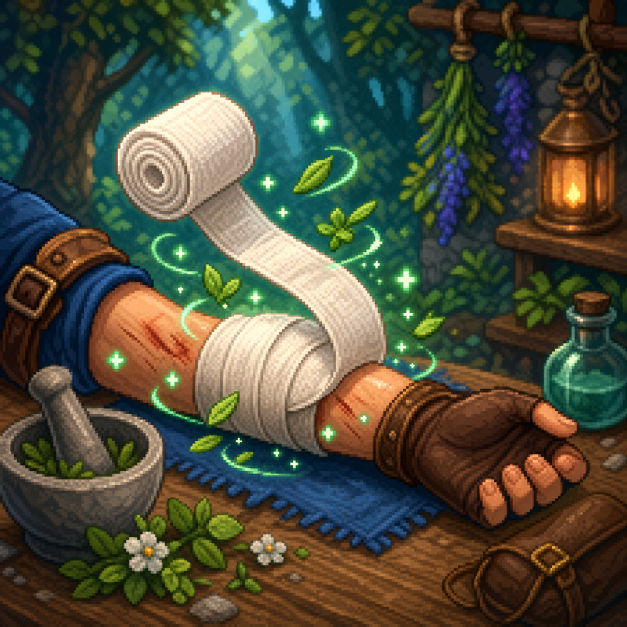
#> input picture battle-card-assets/cards/raw/card_art_1.png, 1254 x 1254 px, found by its file name (shown at 1/2 size); its folder holds only this picture in this run
$ python process_assets.py
#> lines starting #> are read from the running program, lines starting #| are printed output that depends on the picture
#> in process_cards, source is the input picture: PIL image 1254x1254 RGB; mean R, G, B 75.5, 77.7, 60.1
from pathlib import Path

from PIL import Image, ImageDraw, ImageFilter


ROOT = Path(r"D:\Homepage Dev\battle-card-assets")
CARD_RAW = ROOT / "cards" / "raw"
CARD_FINAL = ROOT / "cards" / "final"
STATUS_KEYED = ROOT / "status" / "keyed"
STATUS_FINAL = ROOT / "status" / "final"

CARD_NAMES = {
    1: "Bandage",
    2: "Healing Spell",
    3: "Life Bloom",
    4: "Holy Blessing",
    5: "Stand Firm",
    6: "Rally",
    7: "Mend",
    8: "Inspire",
    9: "Agility",
    10: "Pierce",
    11: "Combo",
    12: "Seal",
}


def center_crop_aspect(image: Image.Image, aspect: float) -> Image.Image:
#> called with aspect = 1.07
    width, height = image.size
#> width = 1254; height = 1254
    current = width / height
#> current = 1
    if current > aspect:
        new_width = round(height * aspect)
        left = (width - new_width) // 2
        return image.crop((left, 0, left + new_width, height))
    new_height = round(width / aspect)
#> new_height = 1176
    top = (height - new_height) // 2
#> top = 39
    return image.crop((0, top, width, top + new_height))
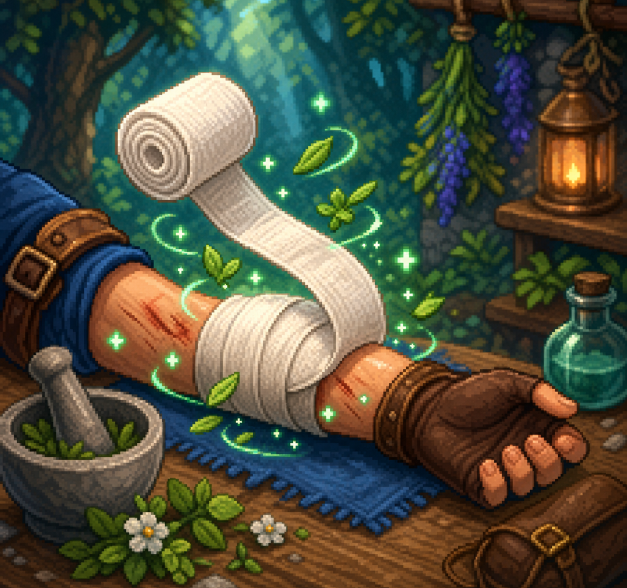
#> returned value: PIL image 1254x1176 RGB (shown at 1/2 size); mean R, G, B 77, 79.5, 61.8


def process_cards() -> None:
    CARD_FINAL.mkdir(parents=True, exist_ok=True)
    for card_id in range(1, 13):
        source = Image.open(CARD_RAW / f"card_art_{card_id}.png").convert("RGB")
        cropped = center_crop_aspect(source, 160 / 150)
        final = cropped.resize((160, 150), Image.Resampling.LANCZOS)
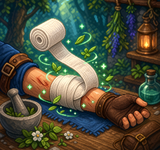
#> final: PIL image 160x150 RGB; mean R, G, B 77, 79.5, 61.8
        final = final.filter(ImageFilter.UnsharpMask(radius=0.6, percent=60, threshold=2))
        final.save(CARD_FINAL / f"card_art_{card_id}.png", optimize=True)


# [66 lines left out: functions crop_alpha_square, process_statuses, make_card_contact_sheet, make_status_contact_sheet, not called in this run]


#> (the run stopped early here; a loop or call above may not have finished)
